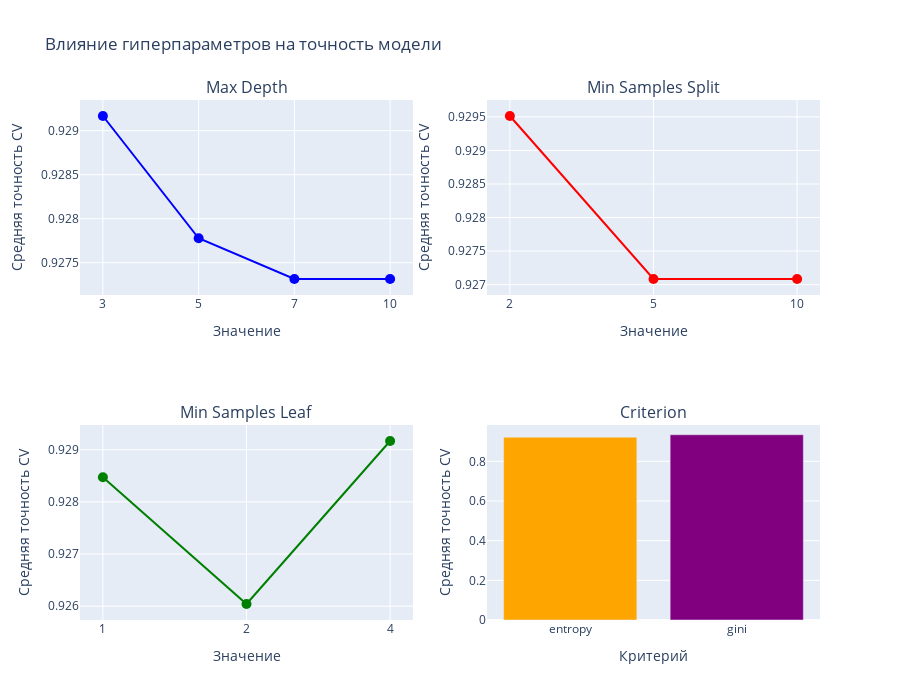
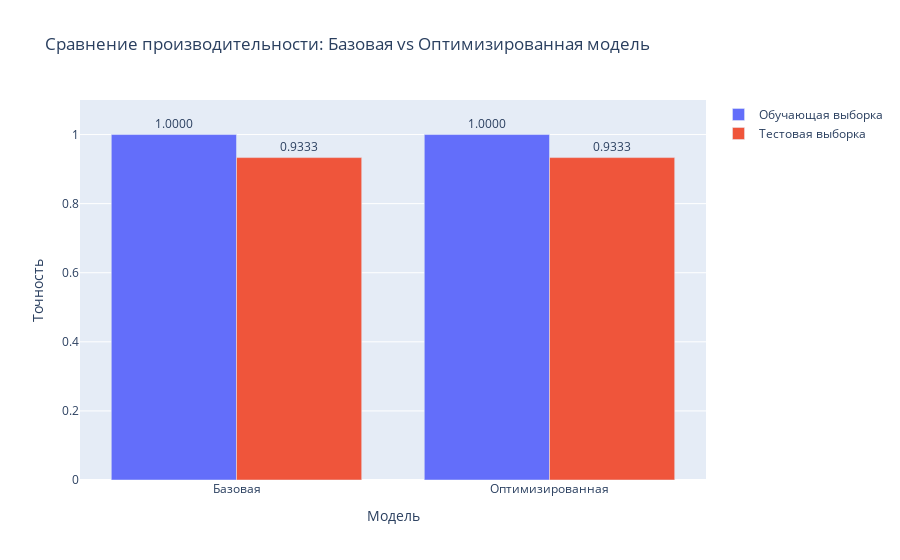
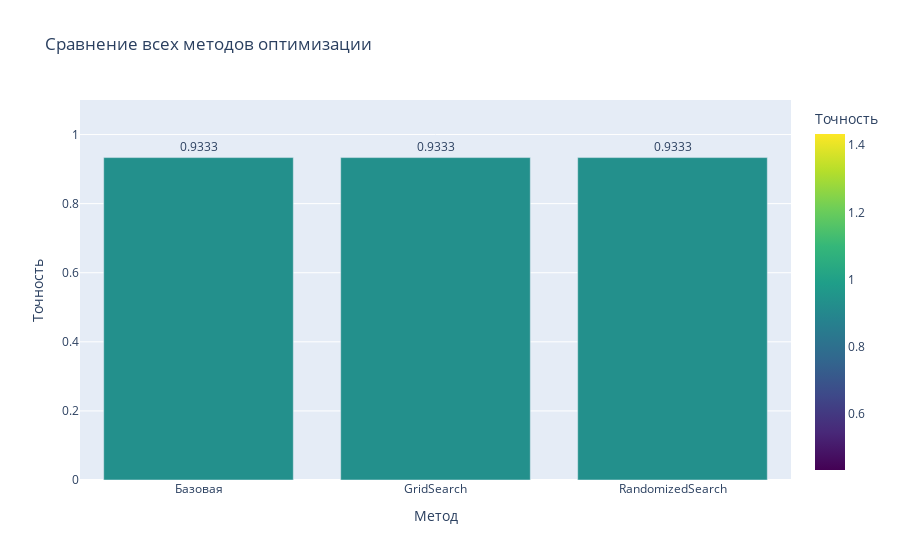

Notebook source saved alongside these figures, in order:
### Markdown cell above
## Задание 4: Оптимизация гиперпараметров

1. Определите сетку параметров для поиска:
   - max_depth: [3, 5, 7, 10]
   - min_samples_split: [2, 5, 10]
   - min_samples_leaf: [1, 2, 4]
   - criterion: ['gini', 'entropy']

2. Используйте GridSearchCV для поиска лучших параметров
3. Визуализируйте результаты поиска по сетке
4. Сравните производительность оптимизированной модели с базовой

Дополнительно:
- Попробуйте добавить другие параметры для оптимизации
- Используйте RandomizedSearchCV для сравнения

### Code cell
# Ваш код для Задания 4

print("=" * 60)
print("ЗАДАНИЕ 4: ОПТИМИЗАЦИЯ ГИПЕРПАРАМЕТРОВ")
print("=" * 60)

# 1. Определение сетки параметров
param_grid = {
    'max_depth': [3, 5, 7, 10],
    'min_samples_split': [2, 5, 10],
    'min_samples_leaf': [1, 2, 4],
    'criterion': ['gini', 'entropy']
}

print("\nСетка параметров для поиска:")
for param, values in param_grid.items():
    print(f"  {param}: {values}")
    
print(f"\nОбщее количество комбинаций: {np.prod([len(v) for v in param_grid.values()])}")

# 2. GridSearchCV
print("\n" + "=" * 60)
print("ЗАПУСК GRIDSEARCHCV")
print("=" * 60)

grid_search = GridSearchCV(
    DecisionTreeClassifier(random_state=42),
    param_grid,
    cv=5,
    scoring='accuracy',
    n_jobs=-1,
    verbose=1,
    return_train_score=True
)

grid_search.fit(X_train, y_train)

print("\n✓ Поиск завершен!")

# Результаты
print("\n" + "=" * 60)
print("ЛУЧШИЕ ПАРАМЕТРЫ")
print("=" * 60)
for param, value in grid_search.best_params_.items():
    print(f"  {param}: {value}")

print(f"\nЛучшая точность (CV): {grid_search.best_score_:.4f}")

# Обучение оптимизированной модели
optimized_tree = grid_search.best_estimator_
train_score_opt = optimized_tree.score(X_train, y_train)
test_score_opt = optimized_tree.score(X_test, y_test)

print(f"Точность на обучающей выборке: {train_score_opt:.4f}")
print(f"Точность на тестовой выборке: {test_score_opt:.4f}")

# 3. Визуализация результатов GridSearch
results_df = pd.DataFrame(grid_search.cv_results_)

# Топ-10 конфигураций
print("\n" + "=" * 60)
print("ТОП-10 КОНФИГУРАЦИЙ")
print("=" * 60)
top_10 = results_df.nsmallest(10, 'rank_test_score')[
    ['params', 'mean_test_score', 'std_test_score', 'rank_test_score']
]
for idx, row in top_10.iterrows():
    print(f"\nРанг {int(row['rank_test_score'])}:")
    print(f"  Параметры: {row['params']}")
    print(f"  Точность: {row['mean_test_score']:.4f} (±{row['std_test_score']:.4f})")

# Визуализация влияния гиперпараметров
fig = make_subplots(rows=2, cols=2,
                    subplot_titles=['Max Depth', 'Min Samples Split', 
                                  'Min Samples Leaf', 'Criterion'])

# Max Depth
depth_scores = results_df.groupby('param_max_depth')['mean_test_score'].mean()
fig.add_trace(go.Scatter(x=depth_scores.index.astype(str), y=depth_scores.values,
                        mode='lines+markers', name='Max Depth',
                        line=dict(color='blue', width=2),
                        marker=dict(size=10)),
              row=1, col=1)

# Min Samples Split
split_scores = results_df.groupby('param_min_samples_split')['mean_test_score'].mean()
fig.add_trace(go.Scatter(x=split_scores.index.astype(str), y=split_scores.values,
                        mode='lines+markers', name='Min Samples Split',
                        line=dict(color='red', width=2),
                        marker=dict(size=10)),
              row=1, col=2)

# Min Samples Leaf
leaf_scores = results_df.groupby('param_min_samples_leaf')['mean_test_score'].mean()
fig.add_trace(go.Scatter(x=leaf_scores.index.astype(str), y=leaf_scores.values,
                        mode='lines+markers', name='Min Samples Leaf',
                        line=dict(color='green', width=2),
                        marker=dict(size=10)),
              row=2, col=1)

# Criterion
criterion_scores = results_df.groupby('param_criterion')['mean_test_score'].mean()
fig.add_trace(go.Bar(x=criterion_scores.index, y=criterion_scores.values,
                    name='Criterion', marker=dict(color=['orange', 'purple'])),
              row=2, col=2)

fig.update_xaxes(title_text="Значение", row=1, col=1)
fig.update_xaxes(title_text="Значение", row=1, col=2)
fig.update_xaxes(title_text="Значение", row=2, col=1)
fig.update_xaxes(title_text="Критерий", row=2, col=2)

fig.update_yaxes(title_text="Средняя точность CV", row=1, col=1)
fig.update_yaxes(title_text="Средняя точность CV", row=1, col=2)
fig.update_yaxes(title_text="Средняя точность CV", row=2, col=1)
fig.update_yaxes(title_text="Средняя точность CV", row=2, col=2)

fig.update_layout(height=700, showlegend=False,
                 title_text="Влияние гиперпараметров на точность модели")
fig.show()

# Тепловая карта для комбинаций параметров
pivot_data = results_df.pivot_table(
    values='mean_test_score',
    index='param_max_depth',
    columns='param_min_samples_split',
    aggfunc='mean'
)

plt.figure(figsize=(10, 6))
sns.heatmap(pivot_data, annot=True, fmt='.4f', cmap='YlGnBu', 
            cbar_kws={'label': 'Средняя точность CV'})
plt.title('Зависимость точности от Max Depth и Min Samples Split', 
          fontsize=12, fontweight='bold')
plt.xlabel('Min Samples Split', fontsize=11)
plt.ylabel('Max Depth', fontsize=11)
plt.tight_layout()
plt.show()

# 4. Сравнение базовой и оптимизированной модели
print("\n" + "=" * 60)
print("СРАВНЕНИЕ МОДЕЛЕЙ")
print("=" * 60)

comparison = pd.DataFrame({
    'Модель': ['Базовая', 'Оптимизированная'],
    'Обучающая выборка': [train_score, train_score_opt],
    'Тестовая выборка': [test_score, test_score_opt],
    'Глубина': [base_tree.get_depth(), optimized_tree.get_depth()],
    'Листья': [base_tree.get_n_leaves(), optimized_tree.get_n_leaves()]
})

print(comparison.to_string(index=False))

print(f"\nУлучшение точности на тесте: {(test_score_opt - test_score)*100:.2f}%")
print(f"Изменение глубины: {base_tree.get_depth()} → {optimized_tree.get_depth()}")
print(f"Изменение количества листьев: {base_tree.get_n_leaves()} → {optimized_tree.get_n_leaves()}")

# Визуализация сравнения
fig = go.Figure()

models = ['Базовая', 'Оптимизированная']
train_scores = [train_score, train_score_opt]
test_scores = [test_score, test_score_opt]

fig.add_trace(go.Bar(name='Обучающая выборка', x=models, y=train_scores,
                     text=[f'{s:.4f}' for s in train_scores],
                     textposition='outside'))
fig.add_trace(go.Bar(name='Тестовая выборка', x=models, y=test_scores,
                     text=[f'{s:.4f}' for s in test_scores],
                     textposition='outside'))

fig.update_layout(
    title='Сравнение производительности: Базовая vs Оптимизированная модель',
    xaxis_title='Модель',
    yaxis_title='Точность',
    yaxis_range=[0, 1.1],
    barmode='group'
)
fig.show()

# Визуализация оптимизированного дерева
plt.figure(figsize=(18, 10))
plot_tree(optimized_tree,
          feature_names=iris.feature_names,
          class_names=iris.target_names,
          filled=True,
          rounded=True,
          fontsize=10)
plt.title('Оптимизированное дерево решений', fontsize=16, fontweight='bold')
plt.tight_layout()
plt.show()

# ДОПОЛНИТЕЛЬНО: RandomizedSearchCV
print("\n" + "=" * 60)
print("ДОПОЛНИТЕЛЬНО: RANDOMIZEDSEARCHCV")
print("=" * 60)

# Расширенная сетка параметров
param_dist = {
    'max_depth': [3, 4, 5, 6, 7, 8, 10, 12, 15],
    'min_samples_split': [2, 3, 5, 7, 10, 15],
    'min_samples_leaf': [1, 2, 3, 4, 5, 7],
    'criterion': ['gini', 'entropy'],
    'splitter': ['best', 'random'],
    'max_features': [None, 'sqrt', 'log2', 0.5, 0.7]
}

random_search = RandomizedSearchCV(
    DecisionTreeClassifier(random_state=42),
    param_dist,
    n_iter=100,
    cv=5,
    scoring='accuracy',
    random_state=42,
    n_jobs=-1,
    verbose=1,
    return_train_score=True
)

random_search.fit(X_train, y_train)

print("\n✓ RandomizedSearch завершен!")

print("\nЛучшие параметры (RandomizedSearch):")
for param, value in random_search.best_params_.items():
    print(f"  {param}: {value}")

random_tree = random_search.best_estimator_
test_score_random = random_tree.score(X_test, y_test)

print(f"\nТочность (RandomizedSearch): {test_score_random:.4f}")
print(f"Точность (GridSearch): {test_score_opt:.4f}")
print(f"Разница: {(test_score_random - test_score_opt)*100:.2f}%")

# Финальное сравнение
final_comparison = pd.DataFrame({
    'Метод': ['Базовая', 'GridSearch', 'RandomizedSearch'],
    'Точность': [test_score, test_score_opt, test_score_random],
    'Глубина': [base_tree.get_depth(), optimized_tree.get_depth(), random_tree.get_depth()],
    'Листья': [base_tree.get_n_leaves(), optimized_tree.get_n_leaves(), random_tree.get_n_leaves()]
})

print("\n" + "=" * 60)
print("ИТОГОВОЕ СРАВНЕНИЕ ВСЕХ МЕТОДОВ")
print("=" * 60)
print(final_comparison.to_string(index=False))

fig = px.bar(final_comparison, x='Метод', y='Точность',
             title='Сравнение всех методов оптимизации',
             text='Точность',
             color='Точность',
             color_continuous_scale='Viridis')
fig.update_traces(texttemplate='%{text:.4f}', textposition='outside')
fig.update_layout(yaxis_range=[0, 1.1])
fig.show()

print("\n✓ Задание 4 выполнено успешно!")

### Figure 1 — Plotly figure (JSON) as saved in the notebook; plotly's stock layout.template omitted (floating-point values rounded to 4 significant figures)
{"data": [{"line": {"color": "blue", "width": 2}, "marker": {"size": 10}, "mode": "lines+markers", "name": "Max Depth", "type": "scatter", "x": ["3", "5", "7", "10"], "xaxis": "x", "y": [0.9292, 0.9278, 0.9273, 0.9273], "yaxis": "y"}, {"line": {"color": "red", "width": 2}, "marker": {"size": 10}, "mode": "lines+markers", "name": "Min Samples Split", "type": "scatter", "x": ["2", "5", "10"], "xaxis": "x2", "y": [0.9295, 0.9271, 0.9271], "yaxis": "y2"}, {"line": {"color": "green", "width": 2}, "marker": {"size": 10}, "mode": "lines+markers", "name": "Min Samples Leaf", "type": "scatter", "x": ["1", "2", "4"], "xaxis": "x3", "y": [0.9285, 0.926, 0.9292], "yaxis": "y3"}, {"marker": {"color": ["orange", "purple"]}, "name": "Criterion", "type": "bar", "x": ["entropy", "gini"], "xaxis": "x4", "y": [0.9218, 0.934], "yaxis": "y4"}], "layout": {"annotations": [{"font": {"size": 16}, "showarrow": false, "text": "Max Depth", "x": 0.225, "xanchor": "center", "xref": "paper", "y": 1, "yanchor": "bottom", "yref": "paper"}, {"font": {"size": 16}, "showarrow": false, "text": "Min Samples Split", "x": 0.775, "xanchor": "center", "xref": "paper", "y": 1, "yanchor": "bottom", "yref": "paper"}, {"font": {"size": 16}, "showarrow": false, "text": "Min Samples Leaf", "x": 0.225, "xanchor": "center", "xref": "paper", "y": 0.375, "yanchor": "bottom", "yref": "paper"}, {"font": {"size": 16}, "showarrow": false, "text": "Criterion", "x": 0.775, "xanchor": "center", "xref": "paper", "y": 0.375, "yanchor": "bottom", "yref": "paper"}], "height": 700, "showlegend": false, "title": {"text": "Влияние гиперпараметров на точность модели"}, "xaxis": {"anchor": "y", "domain": [0, 0.45], "title": {"text": "Значение"}}, "xaxis2": {"anchor": "y2", "domain": [0.55, 1], "title": {"text": "Значение"}}, "xaxis3": {"anchor": "y3", "domain": [0, 0.45], "title": {"text": "Значение"}}, "xaxis4": {"anchor": "y4", "domain": [0.55, 1], "title": {"text": "Критерий"}}, "yaxis": {"anchor": "x", "domain": [0.625, 1], "title": {"text": "Средняя точность CV"}}, "yaxis2": {"anchor": "x2", "domain": [0.625, 1], "title": {"text": "Средняя точность CV"}}, "yaxis3": {"anchor": "x3", "domain": [0, 0.375], "title": {"text": "Средняя точность CV"}}, "yaxis4": {"anchor": "x4", "domain": [0, 0.375], "title": {"text": "Средняя точность CV"}}}}

### Figure 2 — Plotly figure (JSON) as saved in the notebook; plotly's stock layout.template omitted (floating-point values rounded to 4 significant figures)
{"data": [{"name": "Обучающая выборка", "text": ["1.0000", "1.0000"], "textposition": "outside", "type": "bar", "x": ["Базовая", "Оптимизированная"], "y": [1, 1]}, {"name": "Тестовая выборка", "text": ["0.9333", "0.9333"], "textposition": "outside", "type": "bar", "x": ["Базовая", "Оптимизированная"], "y": [0.9333, 0.9333]}], "layout": {"barmode": "group", "title": {"text": "Сравнение производительности: Базовая vs Оптимизированная модель"}, "xaxis": {"title": {"text": "Модель"}}, "yaxis": {"range": [0, 1.1], "title": {"text": "Точность"}}}}

### Figure 3 — Plotly figure (JSON) as saved in the notebook; plotly's stock layout.template omitted (floating-point values rounded to 4 significant figures)
{"data": [{"hovertemplate": "Метод=%{x}<br>Точность=%{marker.color}<extra></extra>", "legendgroup": "", "marker": {"color": [0.9333, 0.9333, 0.9333], "coloraxis": "coloraxis", "pattern": {"shape": ""}}, "name": "", "orientation": "v", "showlegend": false, "text": [0.9333, 0.9333, 0.9333], "textposition": "outside", "texttemplate": "%{text:.4f}", "type": "bar", "x": ["Базовая", "GridSearch", "RandomizedSearch"], "xaxis": "x", "y": [0.9333, 0.9333, 0.9333], "yaxis": "y"}], "layout": {"barmode": "relative", "coloraxis": {"colorbar": {"title": {"text": "Точность"}}, "colorscale": [[0, "#440154"], [0.1111, "#482878"], [0.2222, "#3e4989"], [0.3333, "#31688e"], [0.4444, "#26828e"], [0.5556, "#1f9e89"], [0.6667, "#35b779"], [0.7778, "#6ece58"], [0.8889, "#b5de2b"], [1, "#fde725"]]}, "legend": {"tracegroupgap": 0}, "title": {"text": "Сравнение всех методов оптимизации"}, "xaxis": {"anchor": "y", "domain": [0, 1], "title": {"text": "Метод"}}, "yaxis": {"anchor": "x", "domain": [0, 1], "range": [0, 1.1], "title": {"text": "Точность"}}}}
